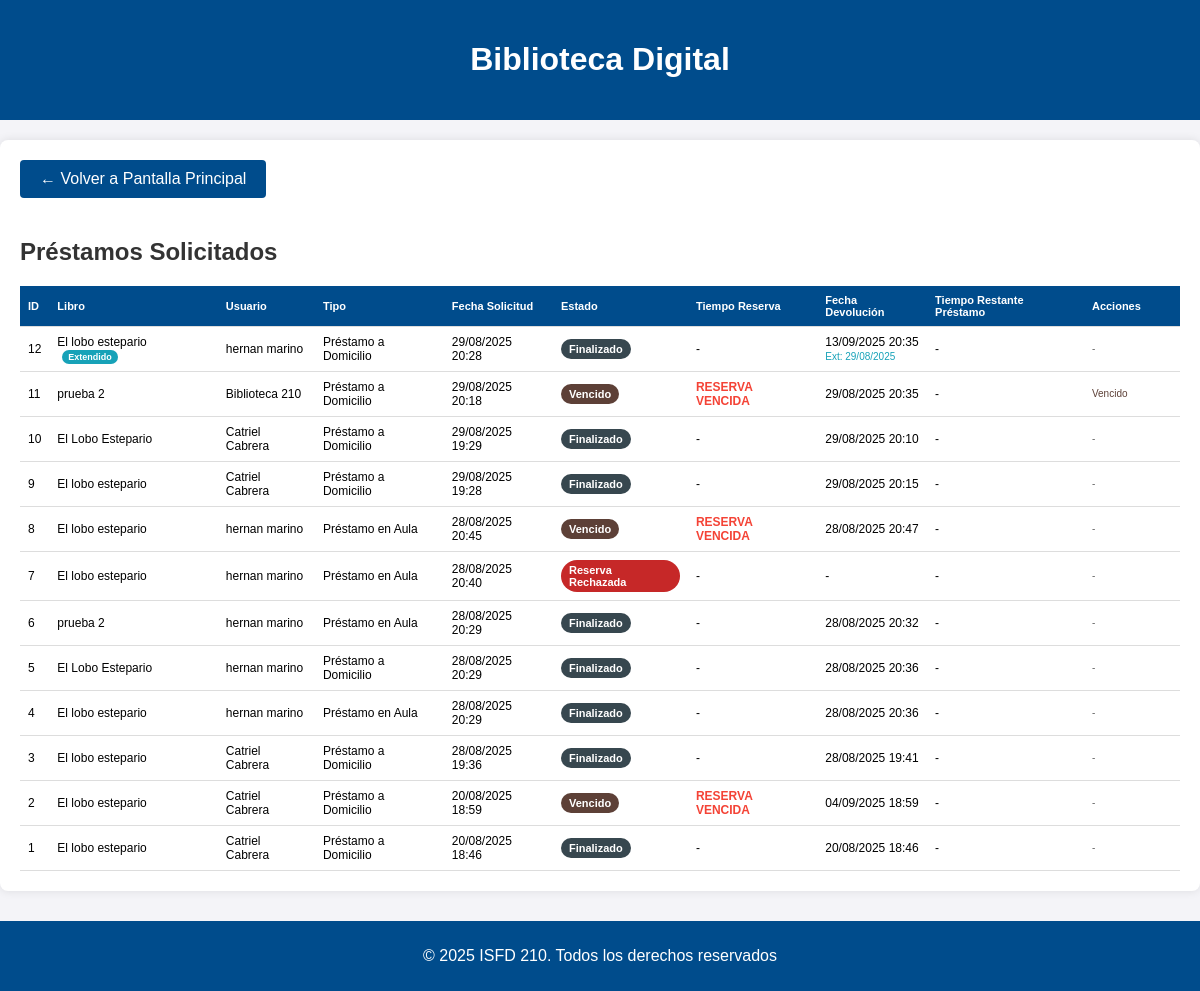
The app's page /libros/prestamos-solicitados/ (signed in), older data.
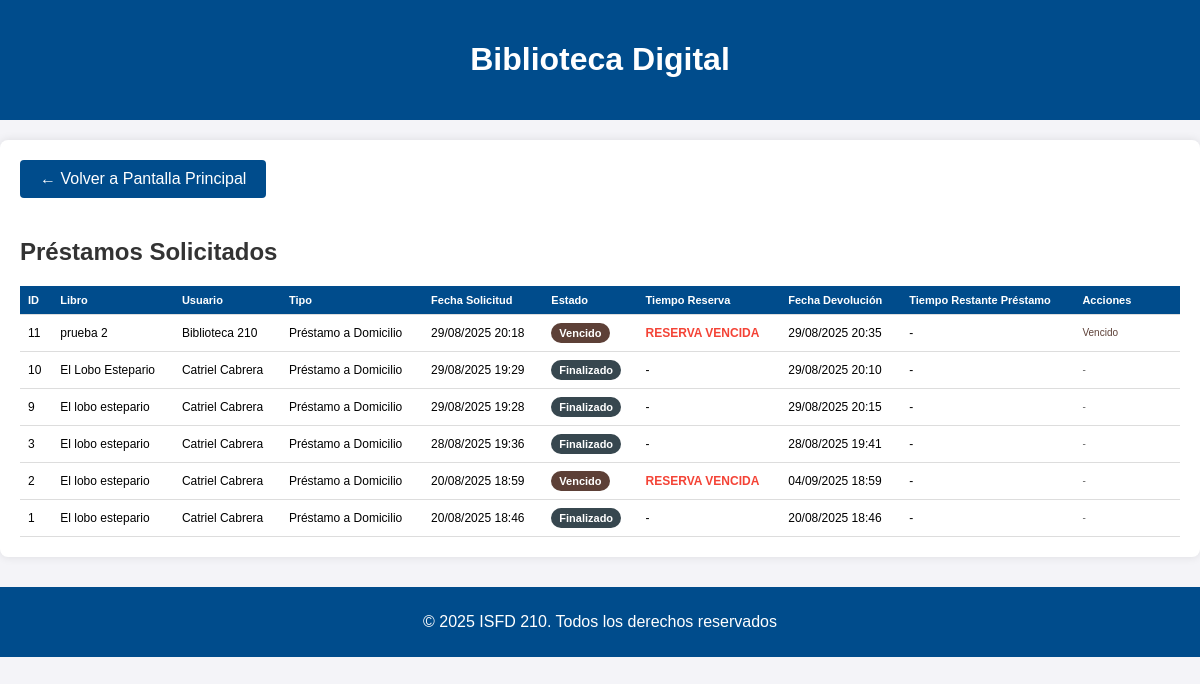
The same page, newer data.
### libros/models.py (models this page shows, shortened)
class Prestamo(models.Model):
    ESTADO_CHOICES = (
        ('solicitado', 'Reserva Solicitada'),
        ('aprobado_reserva', 'Reserva Aprobada'),
        ('aprobado', 'Préstamo Activo'),
        ('rechazado', 'Reserva Rechazada'),
        ('finalizado', 'Finalizado'),
        ('vencido', 'Vencido'),
    )
    TIPO_CHOICES = (
        ('domicilio', 'Préstamo a Domicilio'),
        ('aula', 'Préstamo en Aula'),
    )
    TIPO_USUARIO_CHOICES = (
        ('alumno', 'Alumno'),
        ('profesor', 'Profesor'),
    )
    id_prestamo = models.AutoField(primary_key=True)
    usuario = models.ForeignKey(Usuario, on_delete=models.CASCADE, related_name='prestamos_usuario', null=True, blank=True)
    nombre_usuario = models.CharField(max_length=255)
    email_usuario = models.EmailField()
    libro = models.ForeignKey(Libro, on_delete=models.CASCADE, related_name='prestamos')
    fecha_solicitud = models.DateTimeField(auto_now_add=True)
    fecha_aprobacion = models.DateTimeField(null=True, blank=True)
    fecha_devolucion_programada = models.DateTimeField(null=True, blank=True)
    fecha_devolucion_real = models.DateTimeField(null=True, blank=True)
    fecha_limite_reserva = models.DateTimeField(null=True, blank=True)
    estado = models.CharField(max_length=20, choices=ESTADO_CHOICES, default='solicitado')
    tipo_prestamo = models.CharField(max_length=10, choices=TIPO_CHOICES, default='domicilio')
    tipo_usuario = models.CharField(max_length=10, choices=TIPO_USUARIO_CHOICES, default='alumno')
    motivo_rechazo = models.TextField(blank=True, null=True)
    observaciones = models.TextField(blank=True, null=True)
    fecha_retiro_real = models.DateTimeField(null=True, blank=True)
    extension_solicitada = models.BooleanField(default=False)
    fecha_extension = models.DateTimeField(null=True, blank=True)
    motivo_extension = models.TextField(blank=True, null=True)

class Inventario(models.Model):
    id_inventario = models.AutoField(primary_key=True)
    estado = models.CharField(max_length=255, null=True, default="Disponible")
    motivo_baja = models.CharField(max_length=255, null=True)
    descripcion = models.TextField(null=True)
    num_ejemplar = models.IntegerField(null=True)
    imagen_rota = models.ImageField(
        upload_to='imagenes_rota/', null=True, blank=True)

class Libro(Inventario):
    id_libro = models.AutoField(primary_key=True)
    titulo = models.CharField(max_length=255)
    autor = models.CharField(max_length=255)
    editorial = models.CharField(max_length=255)
    clasificacion_cdu = models.CharField(max_length=255, null=False, default='Sin clasificar')
    siglas_autor_titulo = models.CharField(max_length=255, null=False, default='ABC')
    num_inventario = models.IntegerField(null=False, default=1)
    resumen = models.TextField()
    etiqueta_palabra_clave = models.TextField(default='Roma,Historia,Clasica')
    sede = models.TextField(default='La Plata')
    disponibilidad = models.CharField(max_length=255, null=True, default="Disponible")
    observaciones = models.TextField(default='Esta es una observación')
    img = models.URLField()

### libros/views.py (the view)
# urls.py: path('prestamos-solicitados/', views.prestamos_solicitados, name='prestamos_solicitados'),
@login_required
def prestamos_solicitados(request):
    verificar_prestamos_vencidos()
    if request.user.es_bibliotecaria():
        prestamos = Prestamo.objects.all().order_by('-fecha_solicitud')
    else:
        prestamos = Prestamo.objects.filter(
            Q(email_usuario=request.user.email) | Q(usuario=request.user)
        ).order_by('-fecha_solicitud')
    alertas = []
    ahora = timezone.now()
    for prestamo in prestamos:
        if prestamo.estado == 'solicitado' and prestamo.fecha_limite_reserva:
            tiempo_restante = prestamo.fecha_limite_reserva - ahora
            if tiempo_restante.total_seconds() > 0 and tiempo_restante.total_seconds() < 86400:  # 24 horas en segundos
                alertas.append(f"¡ATENCIÓN! El préstamo del libro '{prestamo.libro.titulo}' vence pronto.")
    return render(request, 'libros/prestamos_solicitados.html', {
        'prestamos': prestamos,
        'alertas': alertas
    })

### libros/models.py (called while the page is built)
    def es_bibliotecaria(self):
        return self.perfil == 'bibliotecaria'

### libros/views.py (called while the page is built, shortened)
def verificar_prestamos_vencidos():
    ahora = timezone.now()
    print(f"[DEBUG VENCIMIENTOS] Verificando a las: {ahora.strftime('%d/%m/%Y %H:%M:%S')}")
    prestamos_activos_vencidos = Prestamo.objects.filter(
        estado='aprobado',
        fecha_devolucion_programada__lt=ahora  # Comparación exacta
    )
    print(f"[DEBUG VENCIMIENTOS] Préstamos vencidos encontrados: {prestamos_activos_vencidos.count()}")
    prestamos_reserva_vencidos = Prestamo.objects.filter(
        estado='aprobado_reserva',
        fecha_limite_reserva__lt=ahora
    )
    for prestamo in prestamos_reserva_vencidos:
        prestamo.estado = 'vencido'
        prestamo.save()
        prestamo.libro.estado = 'Disponible'
        prestamo.libro.save()
        print(f"[DEBUG VENCIMIENTOS] Reserva vencida: {prestamo.id_prestamo}")

### libros/templates/libros/prestamos_solicitados.html (shortened to what the changed rows need)
<!DOCTYPE html>
<html lang="es">
<head>
    {% load static %}
</head>
<body>
    <header>
        <h1>Biblioteca Digital</h1>
    </header>
    <div class="container">
        <h2>Préstamos Solicitados</h2>
        {% if prestamos %}
        <table>
            <thead>
                <tr>
                    <th>ID</th>
                    <th>Libro</th>
                    <th>Usuario</th>
                    <th>Tipo</th>
                    <th>Fecha Solicitud</th>
                    <th>Estado</th>
                    <th>Tiempo Reserva</th>
                    <th>Fecha Devolución</th>
                    <th>Tiempo Restante Préstamo</th>
                    <th>Acciones</th>
                </tr>
            </thead>
            <tbody>
                {% for prestamo in prestamos %}
                <tr>
                    <td>{{ prestamo.id_prestamo }}</td>
                    <td>
                        {{ prestamo.libro.titulo }}
                        {% if prestamo.extension_solicitada %}
                            <span class="extension-badge">Extendido</span>
                        {% endif %}
                    </td>
                    <td>{{ prestamo.nombre_usuario }}</td>
                    <td>{{ prestamo.get_tipo_prestamo_display }}</td>
                    <td>{{ prestamo.fecha_solicitud|date:"d/m/Y H:i" }}</td>
                    <td>
                        <span class="status-badge status-{{ prestamo.estado }}">
                            {{ prestamo.get_estado_display }}
                        </span>
                    </td>
                    <td>
                        {% if prestamo.estado == 'solicitado' and prestamo.fecha_limite_reserva %}
                            <div class="timer-container">
                                <span class="timer" id="timer-reserva-{{ prestamo.id_prestamo }}"
                                      data-end="{{ prestamo.fecha_limite_reserva|date:'Y-m-d H:i:s' }}">
                                    Calculando...
                                </span>
                            </div>
                        {% elif prestamo.estado == 'vencido' %}
                            <span class="vencido">RESERVA VENCIDA</span>
                        {% else %}
                            -
                        {% endif %}
                    </td>
                    <td>
                        {% if prestamo.fecha_devolucion_programada %}
                            {{ prestamo.fecha_devolucion_programada|date:"d/m/Y H:i" }}
                            {% if prestamo.fecha_extension %}
                                <br><small style="color: #17a2b8;">Ext: {{ prestamo.fecha_extension|date:"d/m/Y" }}</small>
                            {% endif %}
                        {% else %}
                            -
                        {% endif %}
                    </td>
                    <td>
                        {% if prestamo.estado == 'aprobado' and prestamo.fecha_devolucion_programada %}
                            <div class="timer-container">
                                <span class="timer" id="timer-prestamo-{{ prestamo.id_prestamo }}"
                                      data-end="{{ prestamo.fecha_devolucion_programada|date:'Y-m-d H:i:s' }}">
                                    Calculando...
                                </span>
                            </div>
                        {% else %}
                            -
                        {% endif %}
                    </td>
                    <td>
                        <div class="acciones-container">
                            {% if prestamo.usuario == user %}
                                {% if prestamo.usuario.perfil != 'docente' or prestamo.estado != 'aprobado' or prestamo.extension_solicitada %}
                                    {% if prestamo.estado == 'solicitado' %}
                                        <small style="color: #FF6F00;">Pendiente aprobación</small>
                                    {% elif prestamo.estado == 'aprobado' %}
                                        {% if prestamo.extension_solicitada %}
                                            <small style="color: #17a2b8;">Préstamo extendido</small>
                                        {% else %}
                                            <small style="color: #2E7D32;">Préstamo activo</small>
                                        {% endif %}
                                    {% elif prestamo.estado == 'finalizado' %}
                                        <small style="color: #37474F;">Finalizado</small>
                                    {% elif prestamo.estado == 'rechazado' %}
                                        <small style="color: #C62828;">Rechazado</small>
                                    {% elif prestamo.estado == 'vencido' %}
                                        <small style="color: #5D4037;">Vencido</small>
                                    {% endif %}
                                {% endif %}
                            {% else %}
                                <small style="color: #666;">-</small>
                            {% endif %}
                        </div>
                    </td>
                </tr>
                {% endfor %}
            </tbody>
        </table>
        {% else %}
        <p class="empty-message">No hay préstamos registrados actualmente.</p>
        {% endif %}
    </div>
</body>
</html>

Row changes from the older to the newer data that the page shows:
removed Prestamo: id_prestamo "12", libro.titulo "El lobo estepario", extension_solicitada "Extendido", nombre_usuario "hernan marino", tipo_prestamo "Préstamo a Domicilio", fecha_solicitud "29/08/2025 20:28", estado "Finalizado", fecha_devolucion_programada "13/09/2025 20:35", fecha_extension "29/08/2025"
removed Prestamo: id_prestamo "8", libro.titulo "El lobo estepario", nombre_usuario "hernan marino", tipo_prestamo "Préstamo en Aula", fecha_solicitud "28/08/2025 20:45", estado "Vencido", shows "RESERVA VENCIDA", fecha_devolucion_programada "28/08/2025 20:47"
removed Prestamo: id_prestamo "7", libro.titulo "El lobo estepario", nombre_usuario "hernan marino", tipo_prestamo "Préstamo en Aula", fecha_solicitud "28/08/2025 20:40", estado "Reserva Rechazada"
removed Prestamo: id_prestamo "6", libro.titulo "prueba 2", nombre_usuario "hernan marino", tipo_prestamo "Préstamo en Aula", fecha_solicitud "28/08/2025 20:29", estado "Finalizado", fecha_devolucion_programada "28/08/2025 20:32"
removed Prestamo: id_prestamo "5", libro.titulo "El Lobo Estepario", nombre_usuario "hernan marino", tipo_prestamo "Préstamo a Domicilio", fecha_solicitud "28/08/2025 20:29", estado "Finalizado", fecha_devolucion_programada "28/08/2025 20:36"
removed Prestamo: id_prestamo "4", libro.titulo "El lobo estepario", nombre_usuario "hernan marino", tipo_prestamo "Préstamo en Aula", fecha_solicitud "28/08/2025 20:29", estado "Finalizado", fecha_devolucion_programada "28/08/2025 20:36"
